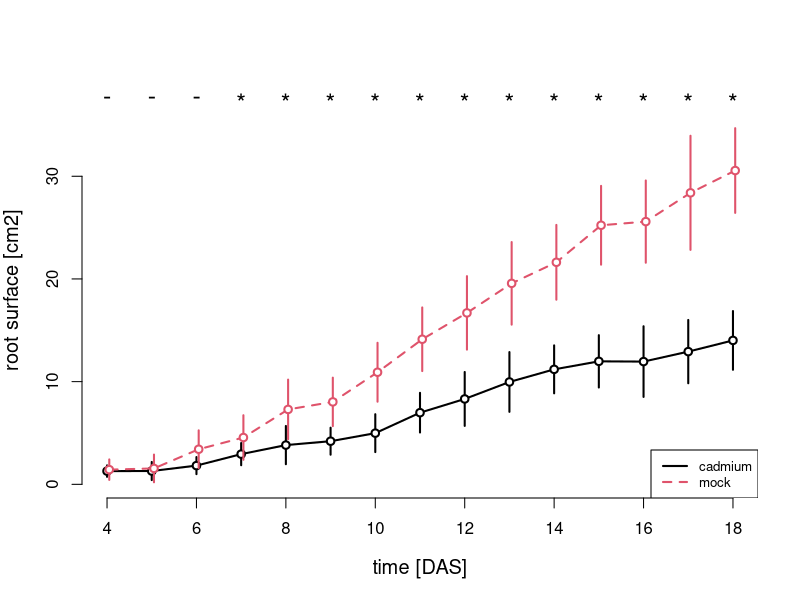

The R script that drew this image:
# Author: Guillaume Lobet @ Universite de Liege
#
# Script for the analysis of the root surface of plants grown 
# in the rhizoponics setup in two conditions: mock and cadmium
# 
# Published in Mathieu et al, 2015, Plant Methods
#--------------------------------------------------------------------------------

# Load the data
rs <- read.csv("root_size.csv")

# Set the DAS
rs$das <- 0
for(i in 1:20){
  rs$das[grepl(paste("DAT",i,sep=""), rs$image)]  <- i
}

## Set the treatments
myStr <- "\\)"
rs <- rs[rs$das < 20 & rs$area > 0 & !grepl(myStr,rs$image) & !grepl("PA_",rs$image),]
rs$tr[grepl("mock", rs$image)]  <- "mock"
rs$tr[grepl("cd", rs$image)]  <- "cadmium"
rs$tr <- factor(rs$tr)

# Create lists with the data
tr <- unique(rs$tr)
das <- unique(rs$das)


# Make an empty plot
var <- "area"
plot(rs$das, rs[[var]], type='n', axes=F, ylab="root surface [cm2]", xlab="time [DAS]", cex.lab=1.2)
axis(1)
axis(2)

# Plot the loines per treatments
i <- 0
for(n in tr){
  temp <- rs[rs$tr == n,]
  mean <- tapply(temp[[var]], temp$das, "mean")
  sd <- tapply(temp[[var]], temp$das, "sd")
  das <- tapply(temp$das, temp$das, "mean")
  diff <- i * 0.05 # Used to create a slight lag between bars
  lines(das+diff, mean, col=temp$tr, lwd=2, lty=as.numeric(temp$tr))
  arrows(das+diff, mean-sd, das+diff, mean+sd, length=0, col=temp$tr, lwd=2)
  points(das+diff, mean, pch=21, col=temp$tr, bg="white", lwd=2)
  i <- i+1
}

# Add the signification levels
for(n in das){
  temp <- rs[rs$das == n,]
  fit <- aov(temp[[var]] ~ temp$tr)
  sig <- "-"
  if(summary(fit)[[1]][1,5] < 0.05) sig <- "*"
  #if(summary(fit)[[1]][1,5] < 0.01) sig <- "**"
  text(n, max(rs[[var]]), sig, cex=1.5) 
}

# Add the legend
legend("bottomright", legend=tr, col=tr, cex=0.8, lty=as.numeric(tr), lwd=2)

